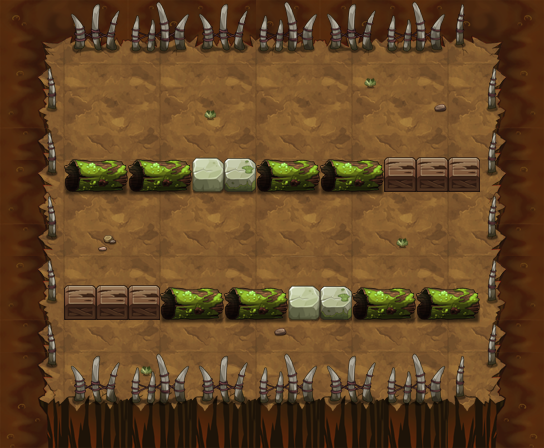

Rendered tile map (Tiled .tmx) drawn with the repository's tilesets; below, a short description and the map source with its tile grids summarised:
An orthogonal 17x14 tile map with 32x32 px tiles, 9 tile layers (PASS, 块层 2, 块层 5, 块层 3, ...) and 57 objects (53x TRAP, 3x yjwus3, PLAYER).

<map version="1.0" orientation="orthogonal" width="17" height="14" tilewidth="32" tileheight="32">
 <properties>
  <property name="DESTRY1" value="25" />
  <property name="DESTRY2" value="27" />
  <property name="DESTRY_COUNT" value="2" />
  <property name="EXP" value="1010" />
  <property name="ITEM" value="D037" />
  <property name="MONEY" value="1515" />
 </properties>
 <tileset firstgid="1" name="yjbl" tilewidth="32" tileheight="32">
  <image source="yjbl.png" width="450" height="600" />
 </tileset>
 <layer name="PASS" width="17" height="14">
  <data>[238 cells, 136 non-empty, 11 distinct tile ids]</data>
 </layer>
 <layer name="块层 2" width="17" height="14">
  <data>[238 cells, 238 non-empty, 31 distinct tile ids]</data>
 </layer>
 <layer name="块层 5" width="17" height="14">
  <data>[238 cells, 26 non-empty, 5 distinct tile ids]</data>
 </layer>
 <layer name="块层 3" width="17" height="14">
  <data>[238 cells, 66 non-empty, 13 distinct tile ids]</data>
 </layer>
 <layer name="块层 6" width="17" height="14">
  <data>[238 cells, 26 non-empty, 5 distinct tile ids]</data>
 </layer>
 <layer name="SHELTER 11" width="17" height="14">
  <data>[238 cells, 13 non-empty, 5 distinct tile ids]</data>
 </layer>
 <layer name="SHELTER 8" width="17" height="14">
  <data>[238 cells, 13 non-empty, 5 distinct tile ids]</data>
 </layer>
 <layer name="SHELTER 7" width="17" height="14">
  <data>[238 cells, 0 non-empty, 0 distinct tile ids]</data>
 </layer>
 <layer name="SHELTER 4" width="17" height="14">
  <data>[238 cells, 13 non-empty, 5 distinct tile ids]</data>
 </layer>
 <objectgroup name="对象层 1" width="17" height="14">
  <object name="PLAYER" type="PLAYER" x="256" y="64" width="32" height="32" />
  <object name="yjwus3" x="160" y="256" width="32" height="32">
   <properties>
    <property name="lua_ai" value="monster_yjwus_ai" />
    <property name="quality" value="yjwus3.quality" />
   </properties>
  </object>
  <object name="yjwus3" x="160" y="320" width="32" height="32">
   <properties>
    <property name="lua_ai" value="monster_yjwus_ai" />
    <property name="quality" value="yjwus3.quality" />
   </properties>
  </object>
  <object name="yjwus3" x="352" y="320" width="32" height="32">
   <properties>
    <property name="lua_ai" value="monster_yjwus_ai" />
    <property name="quality" value="yjwus3.quality" />
   </properties>
  </object>
  <object name="belt_right" type="TRAP" x="64" y="192" width="32" height="32">
   <properties>
    <property name="lua_ai" value="trap_belt_right_ai" />
    <property name="trap_ani" value="belt_right.actor" />
    <property name="trap_floor" value="true" />
   </properties>
  </object>
  <object name="belt_right" type="TRAP" x="96" y="192" width="32" height="32">
   <properties>
    <property name="lua_ai" value="trap_belt_right_ai" />
    <property name="trap_ani" value="belt_right.actor" />
    <property name="trap_floor" value="true" />
   </properties>
  </object>
  <object name="belt_right" type="TRAP" x="128" y="192" width="32" height="32">
   <properties>
    <property name="lua_ai" value="trap_belt_right_ai" />
    <property name="trap_ani" value="belt_right.actor" />
    <property name="trap_floor" value="true" />
   </properties>
  </object>
  <object name="belt_right" type="TRAP" x="160" y="192" width="32" height="32">
   <properties>
    <property name="lua_ai" value="trap_belt_right_ai" />
    <property name="trap_ani" value="belt_right.actor" />
    <property name="trap_floor" value="true" />
   </properties>
  </object>
  <object name="belt_right" type="TRAP" x="192" y="192" width="32" height="32">
   <properties>
    <property name="lua_ai" value="trap_belt_right_ai" />
    <property name="trap_ani" value="belt_right.actor" />
    <property name="trap_floor" value="true" />
   </properties>
  </object>
  <object name="belt_right" type="TRAP" x="224" y="192" width="32" height="32">
   <properties>
    <property name="lua_ai" value="trap_belt_right_ai" />
    <property name="trap_ani" value="belt_right.actor" />
    <property name="trap_floor" value="true" />
   </properties>
  </object>
  <object name="belt_right" type="TRAP" x="256" y="192" width="32" height="32">
   <properties>
    <property name="lua_ai" value="trap_belt_right_ai" />
    <property name="trap_ani" value="belt_right.actor" />
    <property name="trap_floor" value="true" />
   </properties>
  </object>
  <object name="belt_right" type="TRAP" x="288" y="192" width="32" height="32">
   <properties>
    <property name="lua_ai" value="trap_belt_right_ai" />
    <property name="trap_ani" value="belt_right.actor" />
    <property name="trap_floor" value="true" />
   </properties>
  </object>
  <object name="belt_right" type="TRAP" x="320" y="192" width="32" height="32">
   <properties>
    <property name="lua_ai" value="trap_belt_right_ai" />
    <property name="trap_ani" value="belt_right.actor" />
    <property name="trap_floor" value="true" />
   </properties>
  </object>
  <object name="belt_right" type="TRAP" x="352" y="192" width="32" height="32">
   <properties>
    <property name="lua_ai" value="trap_belt_right_ai" />
    <property name="trap_ani" value="belt_right.actor" />
    <property name="trap_floor" value="true" />
   </properties>
  </object>
  <object name="belt_right" type="TRAP" x="384" y="192" width="32" height="32">
   <properties>
    <property name="lua_ai" value="trap_belt_right_ai" />
    <property name="trap_ani" value="belt_right.actor" />
    <property name="trap_floor" value="true" />
   </properties>
  </object>
  <object name="belt_right" type="TRAP" x="416" y="192" width="32" height="32">
   <properties>
    <property name="lua_ai" value="trap_belt_right_ai" />
    <property name="trap_ani" value="belt_right.actor" />
    <property name="trap_floor" value="true" />
   </properties>
  </object>
  <object name="belt_right" type="TRAP" x="448" y="192" width="32" height="32">
   <properties>
    <property name="lua_ai" value="trap_belt_right_ai" />
    <property name="trap_ani" value="belt_right.actor" />
    <property name="trap_floor" value="true" />
   </properties>
  </object>
  <object name="belt_right" type="TRAP" x="64" y="352" width="32" height="32">
   <properties>
    <property name="lua_ai" value="trap_belt_right_ai" />
    <property name="trap_ani" value="belt_right.actor" />
    <property name="trap_floor" value="true" />
   </properties>
  </object>
  <object name="belt_right" type="TRAP" x="96" y="352" width="32" height="32">
   <properties>
    <property name="lua_ai" value="trap_belt_right_ai" />
    <property name="trap_ani" value="belt_right.actor" />
    <property name="trap_floor" value="true" />
   </properties>
  </object>
  <object name="belt_right" type="TRAP" x="128" y="352" width="32" height="32">
   <properties>
    <property name="lua_ai" value="trap_belt_right_ai" />
    <property name="trap_ani" value="belt_right.actor" />
    <property name="trap_floor" value="true" />
   </properties>
  </object>
  <object name="belt_right" type="TRAP" x="160" y="352" width="32" height="32">
   <properties>
    <property name="lua_ai" value="trap_belt_right_ai" />
    <property name="trap_ani" value="belt_right.actor" />
    <property name="trap_floor" value="true" />
   </properties>
  </object>
  <object name="belt_right" type="TRAP" x="192" y="352" width="32" height="32">
   <properties>
    <property name="lua_ai" value="trap_belt_right_ai" />
    <property name="trap_ani" value="belt_right.actor" />
    <property name="trap_floor" value="true" />
   </properties>
  </object>
  <object name="belt_right" type="TRAP" x="224" y="352" width="32" height="32">
   <properties>
    <property name="lua_ai" value="trap_belt_right_ai" />
    <property name="trap_ani" value="belt_right.actor" />
    <property name="trap_floor" value="true" />
   </properties>
  </object>
  </objectgroup>
</map>
<!-- 34 of 57 objects omitted -->
